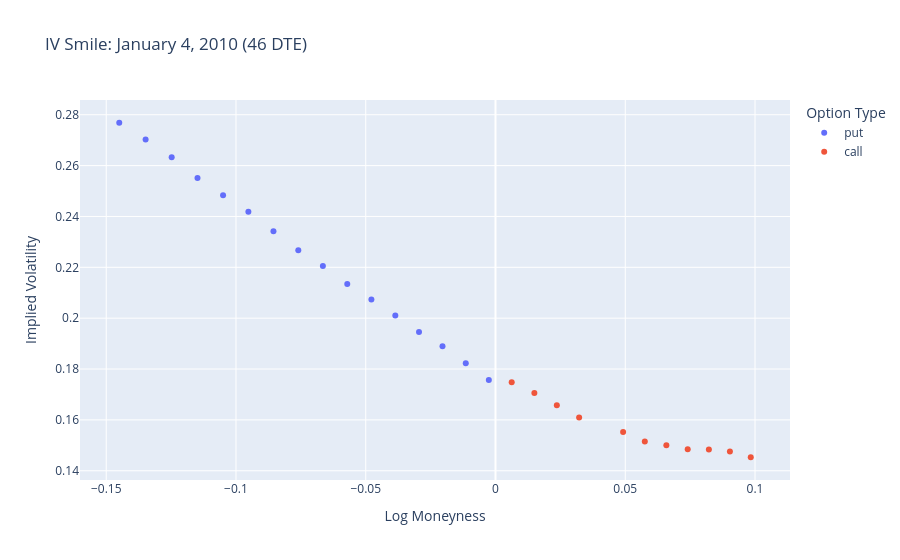

Notebook cell for this chart:
### Code cell
import plotly.express as px

daily = surface_data[
    surface_data['[QUOTE_DATE]'].dt.date ==
    pd.Timestamp('2010-01-04').date()
].copy()

selected_dte = 46

smile = daily[
    daily['[DTE]'] == selected_dte
].sort_values('log_moneyness')

fig = px.scatter(
    smile,
    x='log_moneyness',
    y='[IV]',
    color='option_type',
    title=f'IV Smile: January 4, 2010 ({selected_dte} DTE)',
    labels={
        'log_moneyness': 'Log Moneyness',
        '[IV]': 'Implied Volatility',
        'option_type': 'Option Type'
    }
)

fig.show()

### Figure 1 — Plotly figure (JSON) as saved in the notebook; plotly's stock layout.template omitted (floating-point values rounded to 4 significant figures)
{"data": [{"hovertemplate": "Option Type=put<br>Log Moneyness=%{x}<br>Implied Volatility=%{y}<extra></extra>", "legendgroup": "put", "marker": {"color": "#636efa", "symbol": "circle"}, "mode": "markers", "name": "put", "orientation": "v", "showlegend": true, "type": "scatter", "x": [-0.145, -0.1348, -0.1248, -0.1148, -0.105, -0.09522, -0.08556, -0.07599, -0.06651, -0.05712, -0.04782, -0.0386, -0.02947, -0.02042, -0.01145, -0.002563], "xaxis": "x", "y": [0.2768, 0.2703, 0.2633, 0.2551, 0.2483, 0.2419, 0.2341, 0.2268, 0.2206, 0.2135, 0.2074, 0.2011, 0.1946, 0.1889, 0.1822, 0.1757], "yaxis": "y"}, {"hovertemplate": "Option Type=call<br>Log Moneyness=%{x}<br>Implied Volatility=%{y}<extra></extra>", "legendgroup": "call", "marker": {"color": "#EF553B", "symbol": "circle"}, "mode": "markers", "name": "call", "orientation": "v", "showlegend": true, "type": "scatter", "x": [0.006248, 0.01498, 0.02364, 0.03222, 0.04917, 0.05754, 0.06584, 0.07407, 0.08223, 0.09033, 0.09836], "xaxis": "x", "y": [0.1748, 0.1706, 0.1657, 0.1609, 0.1552, 0.1515, 0.15, 0.1484, 0.1484, 0.1476, 0.1453], "yaxis": "y"}], "layout": {"legend": {"title": {"text": "Option Type"}, "tracegroupgap": 0}, "title": {"text": "IV Smile: January 4, 2010 (46 DTE)"}, "xaxis": {"anchor": "y", "domain": [0, 1], "title": {"text": "Log Moneyness"}}, "yaxis": {"anchor": "x", "domain": [0, 1], "title": {"text": "Implied Volatility"}}}}
